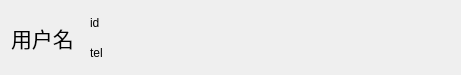
<?xml version="1.0" encoding="UTF-8"?>
<ui version="4.0">
 <class>ManagerItem</class>
 <widget class="QWidget" name="ManagerItem">
  <property name="geometry">
   <rect>
    <x>0</x>
    <y>0</y>
    <width>461</width>
    <height>75</height>
   </rect>
  </property>
  <property name="windowTitle">
   <string>Form</string>
  </property>
  <layout class="QGridLayout" name="gridLayout_2">
   <item row="0" column="0">
    <widget class="QWidget" name="widgetInner" native="true">
     <layout class="QGridLayout" name="gridLayout">
      <property name="leftMargin">
       <number>0</number>
      </property>
      <property name="topMargin">
       <number>0</number>
      </property>
      <property name="rightMargin">
       <number>0</number>
      </property>
      <property name="bottomMargin">
       <number>0</number>
      </property>
      <property name="horizontalSpacing">
       <number>16</number>
      </property>
      <item row="0" column="1">
       <widget class="QLabel" name="label_id">
        <property name="text">
         <string>id</string>
        </property>
       </widget>
      </item>
      <item row="1" column="1">
       <widget class="QLabel" name="label_phone">
        <property name="text">
         <string>tel</string>
        </property>
       </widget>
      </item>
      <item row="0" column="0" rowspan="2">
       <widget class="QLabel" name="label_name">
        <property name="sizePolicy">
         <sizepolicy hsizetype="Fixed" vsizetype="Preferred">
          <horstretch>0</horstretch>
          <verstretch>0</verstretch>
         </sizepolicy>
        </property>
        <property name="font">
         <font>
          <family>楷体</family>
          <pointsize>16</pointsize>
         </font>
        </property>
        <property name="text">
         <string>用户名</string>
        </property>
       </widget>
      </item>
     </layout>
    </widget>
   </item>
  </layout>
 </widget>
 <resources/>
 <connections/>
</ui>
